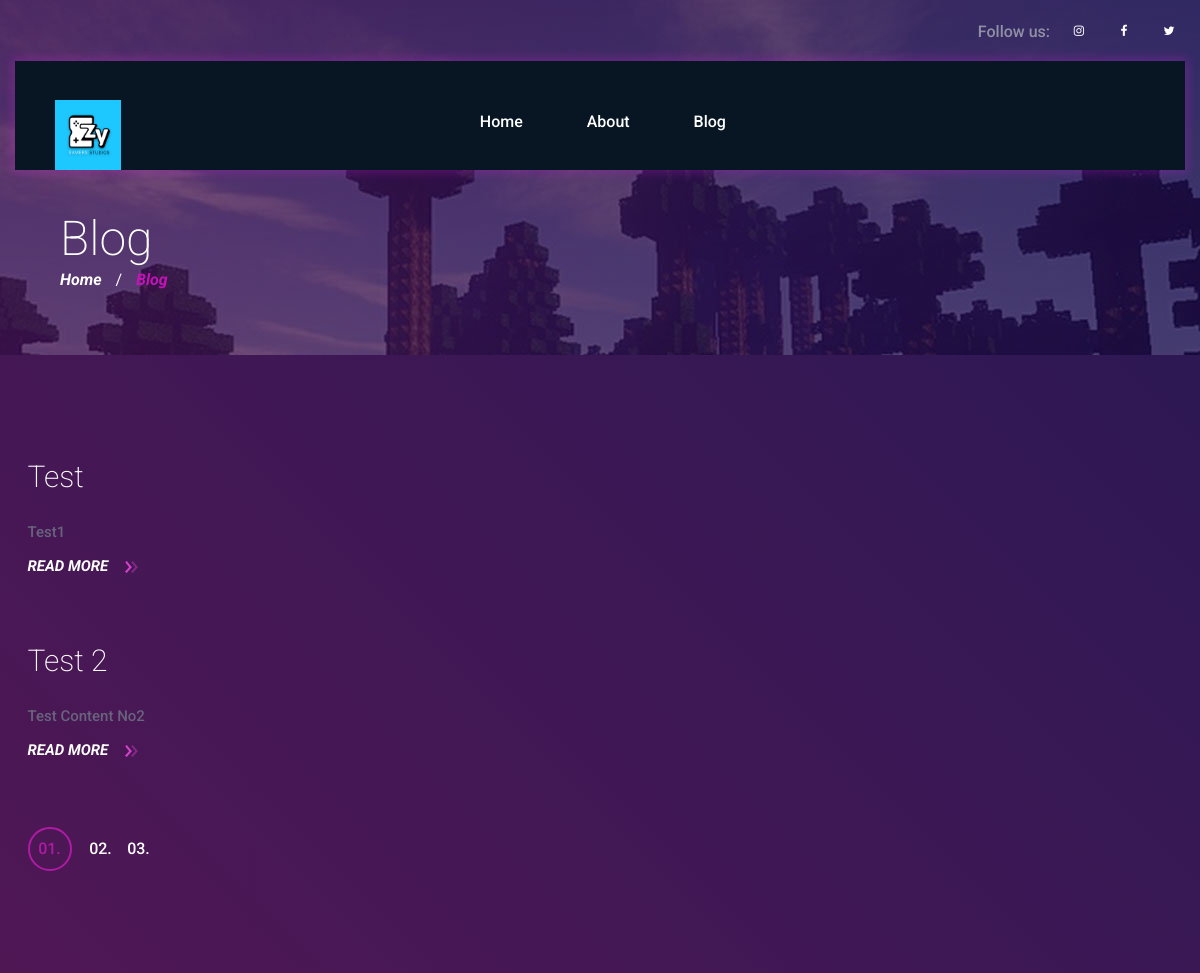
The page /blog/ (upper part) on the database as committed earlier.
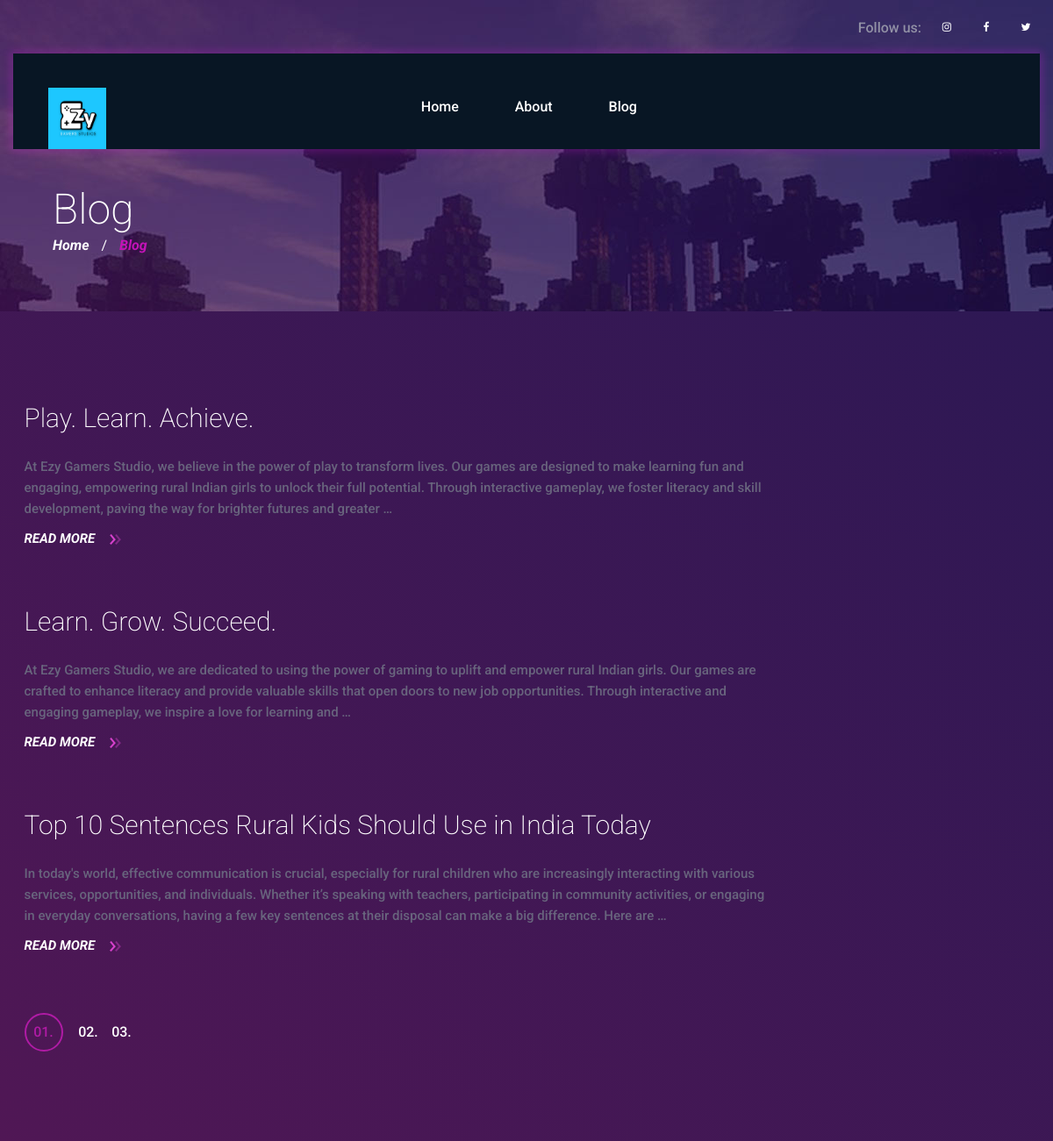
The same page on the database as committed later.
### blog/models.py (models this page shows, shortened)
class BlogPost(models.Model):
    title = models.CharField(max_length=100)
    content = models.TextField()
    author = models.ForeignKey(User, on_delete=models.CASCADE)
    created_at = models.DateTimeField(auto_now_add=True)
    updated_at = models.DateTimeField(auto_now=True)

### blog/views.py (the view)
# urls.py: path('blog/', blog_list_view, name='blog_list'),
def blog_list_view(request):
    posts = BlogPost.objects.all()
    return render(request, 'blog/blog_list.html', {'posts': posts})

### blog/templates/blog/blog_list.html (shortened to what this page needs)
{% load static %}
<!DOCTYPE html>
<html lang="zxx">
<head>
    <link rel="stylesheet" href="{% static 'css/bootstrap.min.css'%}"/>
	<link rel="stylesheet" href="{% static 'css/font-awesome.min.css'%}"/>
	<link rel="stylesheet" href="{% static 'css/slicknav.min.css'%}"/>
	<link rel="stylesheet" href="{% static 'css/owl.carousel.min.css'%}"/>
	<link rel="stylesheet" href="{% static 'css/magnific-popup.css'%}"/>
	<link rel="stylesheet" href="{% static 'css/animate.css'%}"/>
	<link rel="stylesheet" href="{% static 'css/style.css'%}"/>
</head>
<body>
	<header class="header-section">
		<div class="header-warp">
			<div class="header-social d-flex justify-content-end">
				<p>Follow us:</p>
				<a href="#"><i class="fa fa-instagram"></i></a>
				<a href="#"><i class="fa fa-facebook"></i></a>
				<a href="#"><i class="fa fa-twitter"></i></a>
			</div>
			<div class="header-bar-warp d-flex">
				<a href="{% url 'home' %}" class="site-logo">
					<img src="{% static './img/logo.png' %}" alt="" style="height: 70px;">
				</a>
				<nav class="top-nav-area w-100">
					<ul class="main-menu primary-menu">
						<li><a href="{% url 'home' %}">Home</a></li>
						<li><a href="{% url 'about' %}">About</a></li>
						<li><a href="{% url 'blog_list' %}">Blog</a></li>
					</ul>
				</nav>
			</div>
		</div>
	</header>
	<section class="page-top-section set-bg" data-setbg="{% static 'img/page-top-bg/3.jpg'%}">
		<div class="page-info">
			<h2>Blog</h2>
			<div class="site-breadcrumb">
				<a href="">Home</a>  /
				<span>Blog</span>
			</div>
		</div>
	</section>
	<section class="blog-page">
		<div class="container">
			<div class="row">
				<div class="col-xl-9 col-lg-8 col-md-7">
                    {% for post in posts %}
					<div class="big-blog-item">
						<div class="blog-content text-box text-white">
							<h3 class="card-title">{{ post.title }}</h3>
							<p class="card-text">{{ post.content|truncatewords:50 }}</p>
							<a href="{% url 'blog_detail' post.pk %}" class="read-more">Read More <img src="{% static 'img/icons/double-arrow.png'%}" alt="#"/></a>
						</div>
					</div>
                    {% endfor %}
					<div class="site-pagination">
						<a href="#" class="active">01.</a>
						<a href="#">02.</a>
						<a href="#">03.</a>
					</div>
				</div>
				<div class="col-xl-3 col-lg-4 col-md-5 sidebar">
					</div>
				</div>
			</div>
	</section>
	</body>
</html>

Rows that differ between the two databases and show on the page:
changed BlogPost: title "Test" → "Play. Learn. Achieve."; content "Test1" → "At Ezy Gamers Studio, we believe in the power of play to transform lives. Our games are designed to make learning fun and engaging, empowering rural Indian girls to unlock their full potential. Through interactive gameplay, we foster literacy and skill development, paving the way for brighter futures and greater …"
changed BlogPost: title "Test 2" → "Learn. Grow. Succeed."; content "Test Content No2" → "At Ezy Gamers Studio, we are dedicated to using the power of gaming to uplift and empower rural Indian girls. Our games are crafted to enhance literacy and provide valuable skills that open doors to new job opportunities. Through interactive and engaging gameplay, we inspire a love for learning and …"
added BlogPost: title "Top 10 Sentences Rural Kids Should Use in India Today", content "In today's world, effective communication is crucial, especially for rural children who are increasingly interacting with various services, opportunities, and individuals. Whether it’s speaking with teachers, participating in community activities, or engaging in everyday conversations, having a few key sentences at their disposal can make a big difference. Here are …"
